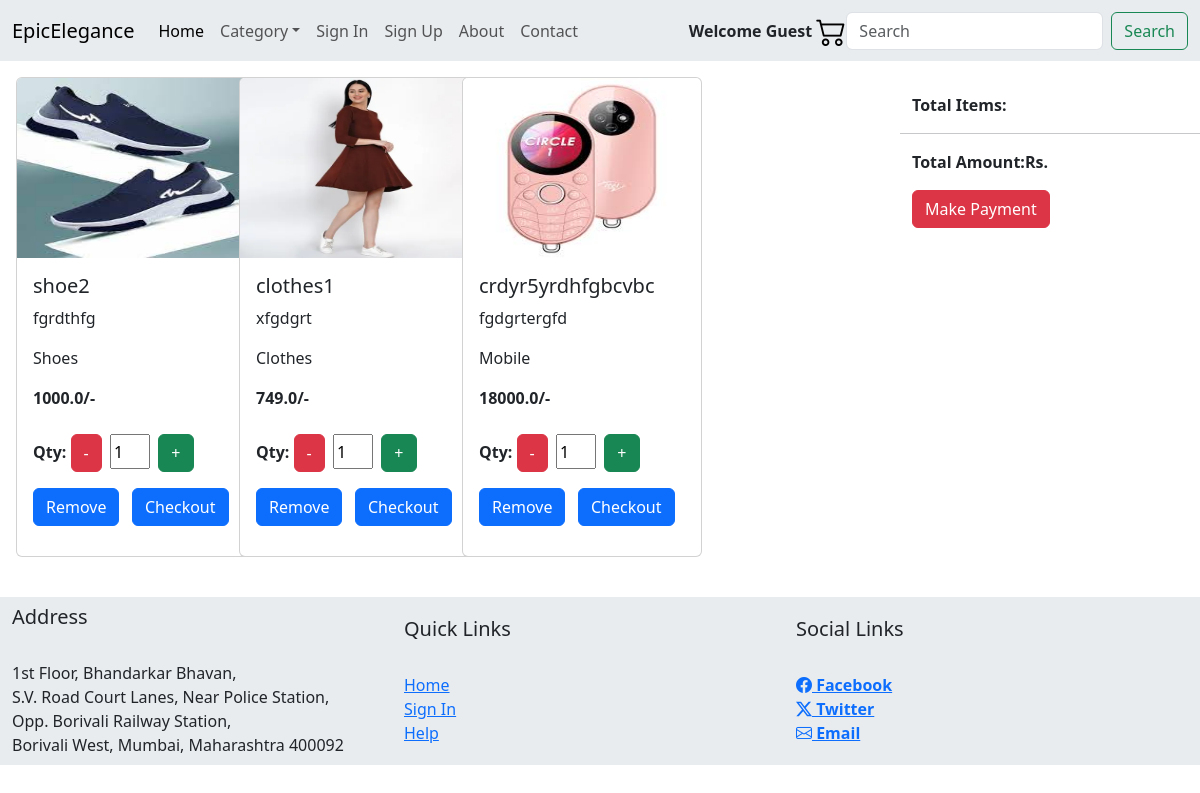
Page /show_cart/ on the committed database.
### app/models.py (models this page shows)
class Cart(models.Model):
    userid=models.ForeignKey(User, on_delete=models.SET_NULL, null=True)
    productid=models.ForeignKey(Product, on_delete=models.CASCADE, null=True)
    qty=models.PositiveBigIntegerField(default=0)

class Product(models.Model):
    userid=models.ForeignKey(User, on_delete=models.SET_NULL, null=True)
    productid=models.IntegerField(primary_key=True)
    productname=models.CharField(max_length=50)
    type=(("Mobile", "Mobile"), ("Clothes", "Clothes"), ("Shoes", 'Shoes'), ("Electronics", "Electronics"))
    category=models.CharField(max_length=50, choices=type, default="")
    description=models.TextField()
    price=models.FloatField()
    image=models.ImageField(upload_to="photos")
    objects=models.Manager()
    product_manager=CustomManager()

### app/views.py (the view)
# urls.py: path('show_cart/', v.show_cart, name='show_cart'),
def show_cart(req):
    user=req.user
    allcarts=Cart.objects.filter(userid=user.id)
    totalamt=0
    for x in allcarts:
        totalamt+=x.productid.price*x.qty
    totalitems=len(allcarts)
    if req.user.is_authenticated:
        context={"allcarts": allcarts, "username": user, "totalamt": totalamt, "totalitems": totalitems}
    else:
        context={"allcarts": allcarts}
    return render(req, 'showcart.html', context)

### app/templates/showcart.html (shortened to what this page needs)
{% extends "base.html" %}
{% block body %}
<div class="container-fluid">
    <div class="row">
        <div class="col-md-9 p-3">
            <div class="row">
            {% for x in allcarts %}
                <div class="col-md-3" p-3>
                    <div class="card" style="width: 15rem; height: 30rem;">
                        <img src="{{x.productid.image.url}}" class="card-img-top" alt="..." style="width: 237px; height: 180px;">
                        <div class="card-body">
                            <h5 class="card-title">{{x.productid.productname}}</h5>
                            <p class="card-text">{{x.productid.description}}</p>
                            <p class="card-text">{{x.productid.category}}</p>
                            <b class="card-text">{{x.productid.price}}/-</b><br><br>
                            <p>
                                <strong>Qty:</strong>
                                <a href="/updateqty/0/{{x.productid.productid}}"><button type="button" class="btn btn-danger">-</button></a>&nbsp;
                                <input type="number" value="{{x.qty}}" style="width: 40px; height: 35px;">&nbsp;
                                <a href="/updateqty/1/{{x.productid.productid}}"><button type="button" class="btn btn-success">+</button></a>
                            </p>
                                <a href="/removecart/{{x.productid.productid}}" class="btn btn-primary">Remove</a>&nbsp;&nbsp;
                                <a href="#" class= "btn btn-primary">Checkout</a>
                        </div>
                    </div>
                    <br>
                </div>
            {% endfor %}
            </div>
        </div>
        <div class="col-md-3">
            <div class="row">
                <h5 class="btn-danger text-white">Total Items Section</h5>
                <p><strong>Total Items: {{totalitems}}</strong></p>
                <hr>
                <p><strong>Total Amount:Rs. {{totalamt}}</strong></p>
                <a href="{% url 'payment' %}"><button class="btn btn-danger">Make Payment</button></a>
            </div>
        </div>
    </div>
</div>
{% endblock %}

### app/templates/base.html (shortened to what this page needs)
<!doctype html>
<html lang="en">
    <head>
        <link href="https://cdn.jsdelivr.net/npm/bootstrap@5.3.3/dist/css/bootstrap.min.css" rel="stylesheet">
        <link rel="stylesheet" href="https://cdn.jsdelivr.net/npm/bootstrap-icons@1.11.3/font/bootstrap-icons.min.css">
    </head>
    <body>
    <div class="container-fluid">
        <div class="row">
            <nav class="navbar navbar-expand-lg bg-body-secondary">
                <div class="container-fluid">
                    <a class="navbar-brand" href="/">EpicElegance</a>
                    <div class="collapse navbar-collapse" id="navbarSupportedContent">
                        <ul class="navbar-nav me-auto mb-2 mb-lg-0">
                            <li class="nav-item">
                                <a class="nav-link active" aria-current="page" href="/">Home</a>
                            </li>
                            <li class="nav-item dropdown">
                                <a class="nav-link dropdown-toggle" href="#" role="button" data-bs-toggle="dropdown" aria-expanded="false">Category</a>
                            </li>
                            {% if not user.is_authenticated %}
                            <li class="nav-item">
                                <a class="nav-link" href="/signin">Sign In</a>
                            </li>
                            <li class="nav-item">
                                <a class="nav-link" href="/signup">Sign Up</a>
                            </li>
                            {% endif %}
                            <li class="nav-item">
                                <a class="nav-link" href="#">About</a>
                            </li>
                            <li class="nav-item">
                                <a class="nav-link" href="#">Contact</a>
                            </li>
                        </ul>
                        {% if user.is_authenticated %}
                        <strong>Welcome {{user}}</strong>
                        {% else %}
                        <strong>Welcome Guest</strong>
                        {% endif %}
                        <a href="{% url 'show_cart' %}"><i class="bi bi-cart2" style="color: black; font-size: 30px;"></i></a>
                        <form class="d-flex" role="search" method="get" action="{% url 'searchproducts' %}">
                                <input class="form-control me-2" name="q" placeholder="Search" aria-label="Search">
                                <button class="btn btn-outline-success" type="submit">Search</button>
                        </form>
                    </div>
                </div>
            </nav>
        </div>
    </div>
    {% block body %}
    {% endblock %}
    <div class="container-fluid">
        <div class="row">
            <nav class="navbar navbar-expand-lg bg-body-secondary">
                <div class="container-fluid">
                    <div class="col-md-4">
                        <h5>Address</h5>
                        <br>
                        1st Floor, Bhandarkar Bhavan,<br>
                        S.V. Road Court Lanes, Near Police Station,<br>
                        Opp. Borivali Railway Station,<br>
                        Borivali West, Mumbai, Maharashtra 400092 <br>
                    </div>
                    <div class="col-md-4">
                        <h5>Quick Links</h5>
                        <br>
                        <a href="#">Home</a><br>
                        <a href="#">Sign In</a><br>
                        <a href="#">Help</a><br>
                    </div>
                    <div class="col-md-4">
                        <h5>Social Links</h5>
                        <br>
                        <a href="#"><b class="bi bi-facebook">&nbsp;Facebook</b></a><br>
                        <a href="#"><b class="bi bi-twitter-x">&nbsp;Twitter</b></a><br>
                        <a href="#"><b class="bi bi-envelope">&nbsp;Email</b></a><br>
                    </div>
                </div>
            </nav>
        </div>
    </div>
    </body>
</html>

### rows in the picture
Cart: productid.image (picture), productid.productname "shoe2", productid.description "fgrdthfg", productid.category "Shoes", productid.price "1000.0", qty "1"
Cart: productid.image (picture), productid.productname "clothes1", productid.description "xfgdgrt", productid.category "Clothes", productid.price "749.0", qty "1"
Cart: productid.image (picture), productid.productname "crdyr5yrdhfgbcvbc", productid.description "fgdgrtergfd", productid.category "Mobile", productid.price "18000.0", qty "1"
